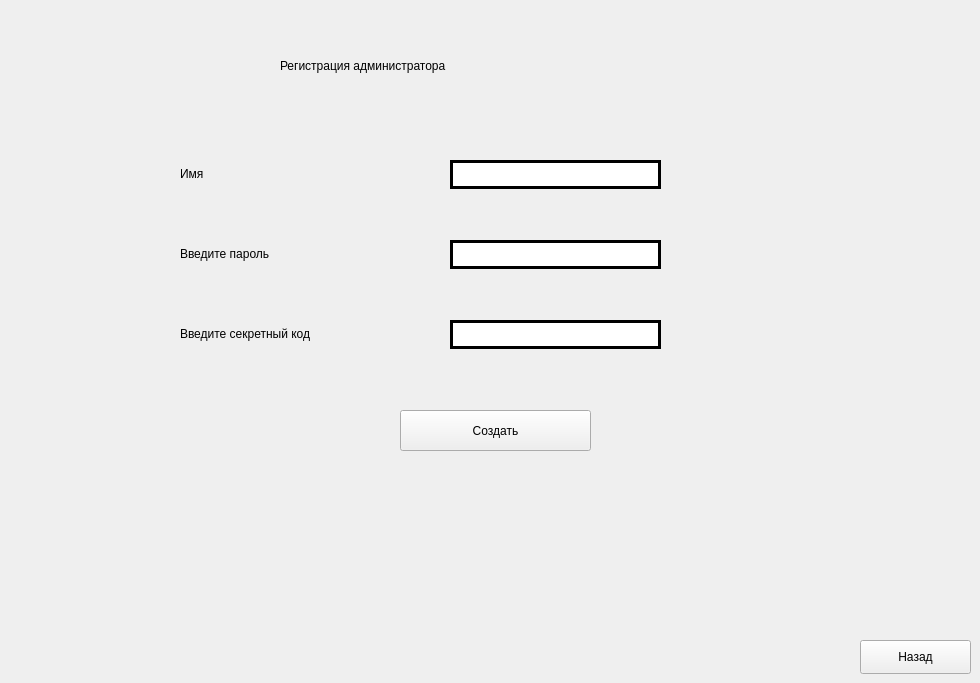
    <widget class="QWidget" name="page_3">
     <widget class="QLabel" name="label_8">
      <property name="geometry">
       <rect>
        <x>280</x>
        <y>40</y>
        <width>531</width>
        <height>51</height>
       </rect>
      </property>
      <property name="styleSheet">
       <string notr="true">background-color: none;

font:18pt &quot;Simple Bold Jut Out&quot;;</string>
      </property>
      <property name="text">
       <string>Регистрация администратора</string>
      </property>
     </widget>
     <widget class="QLineEdit" name="lineEdit_name_onAdminRegistration">
      <property name="geometry">
       <rect>
        <x>450</x>
        <y>160</y>
        <width>211</width>
        <height>29</height>
       </rect>
      </property>
      <property name="styleSheet">
       <string notr="true">QLineEdit
{
	border: 3px solid rgb(0, 0, 0);
	border-radius: 15px;
	font: 600 10pt &quot;Segoe UI Semibold&quot;;
	background-color:none;
}</string>
      </property>
     </widget>
     <widget class="QLineEdit" name="lineEdit_password_onAdminRegistration">
      <property name="geometry">
       <rect>
        <x>450</x>
        <y>240</y>
        <width>211</width>
        <height>29</height>
       </rect>
      </property>
      <property name="styleSheet">
       <string notr="true">QLineEdit
{
	border: 3px solid rgb(0, 0, 0);
	border-radius: 15px;
	font: 600 10pt &quot;Segoe UI Semibold&quot;;
	background-color:none;
}</string>
      </property>
     </widget>
     <widget class="QLineEdit" name="lineEdit_secretCode_onAdminRegistration">
      <property name="geometry">
       <rect>
        <x>450</x>
        <y>320</y>
        <width>211</width>
        <height>29</height>
       </rect>
      </property>
      <property name="styleSheet">
       <string notr="true">QLineEdit
{
	border: 3px solid rgb(0, 0, 0);
	border-radius: 15px;
	font: 600 10pt &quot;Segoe UI Semibold&quot;;
	background-color:none;
}</string>
      </property>
     </widget>
     <widget class="QLabel" name="label_9">
      <property name="geometry">
       <rect>
        <x>180</x>
        <y>143</y>
        <width>191</width>
        <height>61</height>
       </rect>
      </property>
      <property name="styleSheet">
       <string notr="true">background-color: none;

font:18pt &quot;Simple Bold Jut Out&quot;;</string>
      </property>
      <property name="text">
       <string>Имя</string>
      </property>
     </widget>
     <widget class="QLabel" name="label_10">
      <property name="geometry">
       <rect>
        <x>180</x>
        <y>223</y>
        <width>261</width>
        <height>61</height>
       </rect>
      </property>
      <property name="styleSheet">
       <string notr="true">background-color: none;

font:15pt &quot;Simple Bold Jut Out&quot;;</string>
      </property>
      <property name="text">
       <string>Введите пароль</string>
      </property>
     </widget>
     <widget class="QLabel" name="label_12">
      <property name="geometry">
       <rect>
        <x>180</x>
        <y>313</y>
        <width>261</width>
        <height>41</height>
       </rect>
      </property>
      <property name="styleSheet">
       <string notr="true">background-color: none;

font:12pt &quot;Simple Bold Jut Out&quot;;</string>
      </property>
      <property name="text">
       <string>Введите секретный код</string>
      </property>
     </widget>
     <widget class="QPushButton" name="pushButton_createAcc_onAdminRegistration">
      <property name="geometry">
       <rect>
        <x>400</x>
        <y>410</y>
        <width>191</width>
        <height>41</height>
       </rect>
      </property>
      <property name="text">
       <string>Создать</string>
      </property>
     </widget>
     <widget class="QPushButton" name="pushButton_backToUserAuth_onAdminRegistration">
      <property name="geometry">
       <rect>
        <x>860</x>
        <y>640</y>
        <width>111</width>
        <height>34</height>
       </rect>
      </property>
      <property name="text">
       <string>Назад</string>
      </property>
     </widget>
    </widget>
